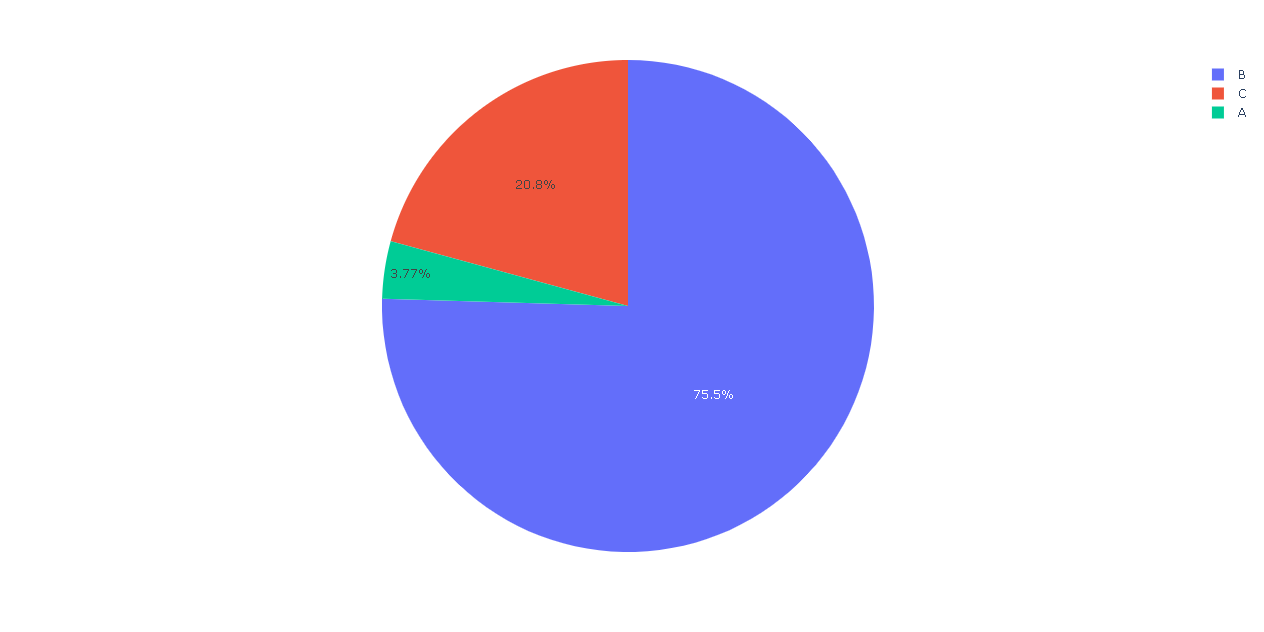

The Python source for this figure:
import plotly.express as px # Biblioteca usada para criar gráficos
import numpy

random_x = [100, 2000, 550]
names = ['A', 'B', 'C']
fig = px.pie(values=random_x, names=names)   # Cria o objeto com os dados de x e y
fig.show() # Plota o gráfico

# plotly.express pode criar toda a fígura de uma só vez. Ele usa a graph_objects internamente
